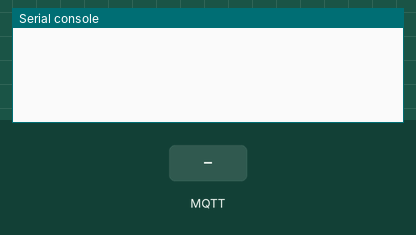
This program was run on a simulated ESP8266 board running MicroPython. Shown: the last lines printed to the serial console. The inputs (shaded band) are chosen by the test bench. WiFi joins after 1.5 s; no MQTT or app messages arrive unless stated; the clock reads 2024-03-15 10:24:30 at power-on unless the program sets it.

Above: at 6.8 s.
6.9 s: MQTT message "1" arrives on the first subscribed topic
At 8.1 s:
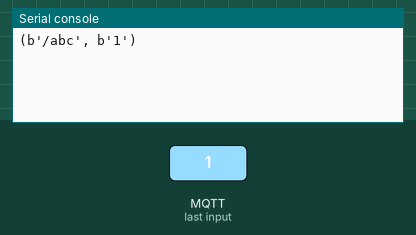
8.4 s: MQTT message "on" arrives on the first subscribed topic
At 9.4 s:
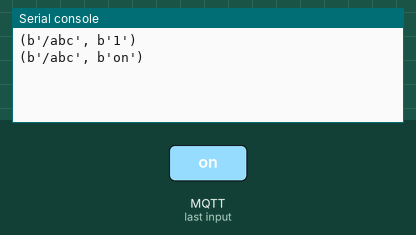
9.9 s: MQTT message "off" arrives on the first subscribed topic
At 10.7 s:
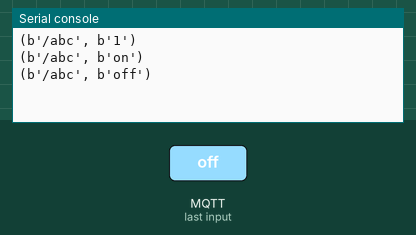

Measured:
- after the input at 6.9 s, the serial console: prints a new line after 0.06 s (image 1)
- after the input at 8.4 s, the serial console: prints a new line after 0.06 s (image 2)
- after the input at 9.9 s, the serial console: prints a new line after 0.06 s (image 3)

The program:

meetup.1.0.10.py
```python
# (licence header left out)
import meetup_config
import iot_wifi
import iot_mqtt
import utime


def sub_callback(topic, msg):
    print((topic, msg))


iot_wifi.connect_wifi(meetup_config.wifi_ssid, meetup_config.wifi_password)
iot_wifi.wlan.ifconfig()

client = iot_mqtt.MQTTClient(client_id=meetup_config.mqtt_client, server=meetup_config.mqtt_server)
client.set_callback(sub_callback)
client.connect()
utime.sleep_ms(2000)

client.subscribe(meetup_config.mqtt_base_topic)
utime.sleep_ms(2000)

while True:
    client.check_msg()
    utime.sleep_ms(100)

client.disconnect()
```

meetup_config.py
```python
# (licence header left out)
import time

wifi_ssid = "Park&B 1"
wifi_password = "bluewater19%"

mqtt_server = "test.mosquitto.org"
mqtt_client = "jason_" + str(time.time())
mqtt_username = "admin"
mqtt_password = "admin"
mqtt_base_topic = "/abc"
```

iot_wifi.py
```python
# (licence header left out)
import network
import utime

# return true if sucess, false of timeout or failed.
def connect_wifi(wifi_ssid, wifi_password):
    global wlan
    try:
        wlan = network.WLAN(network.STA_IF)

        if not wlan.isconnected():
            wlan.active(True)
            wlan.connect(wifi_ssid, wifi_password)
            while not wlan.isconnected():
                utime.sleep_ms(100)
        wlan.ifconfig()
        return wlan.isconnected()
    except:
        return False
```
